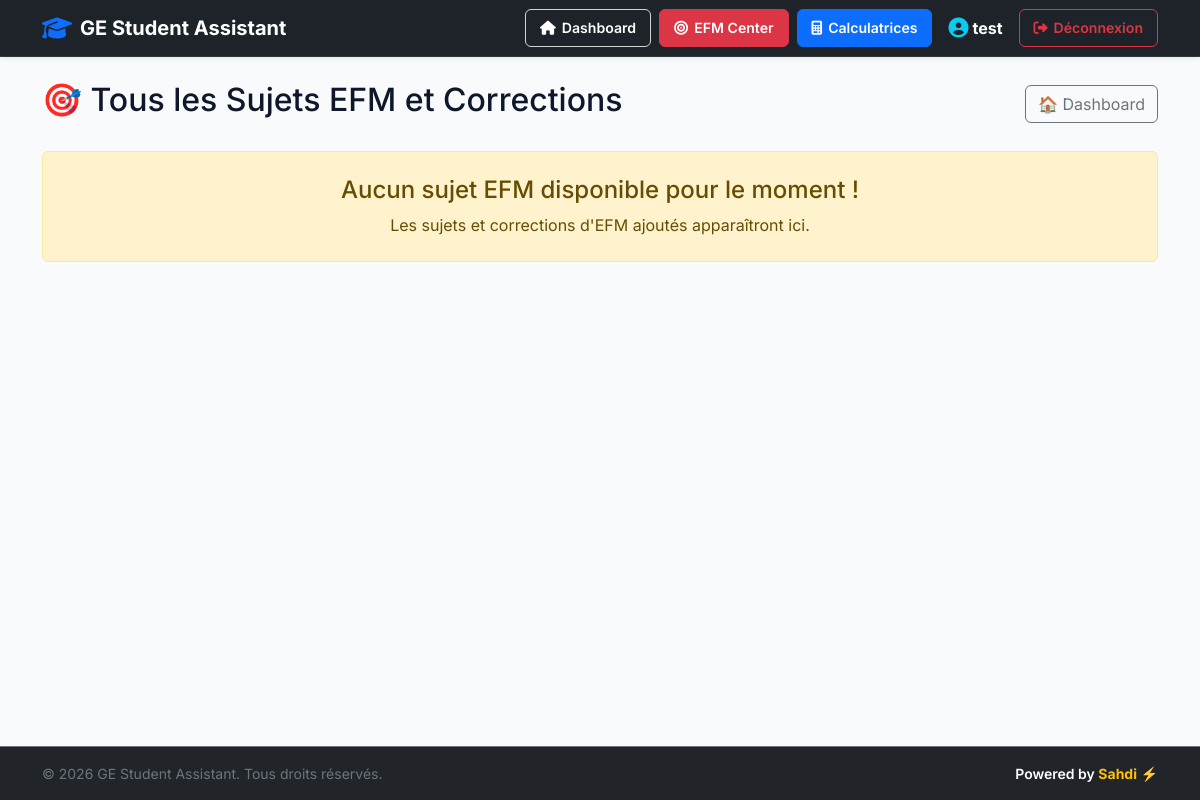
The app's page /all-efms (signed in), older data.
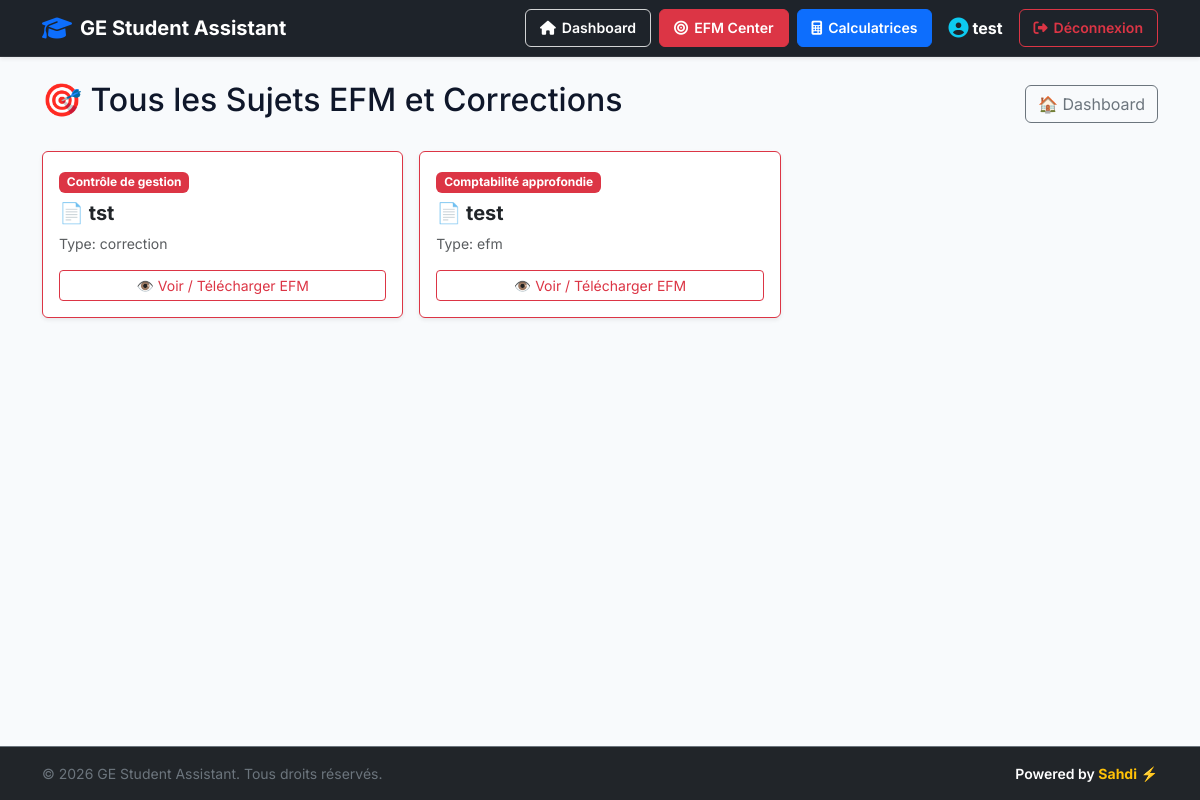
The same page, newer data.
### tables this page shows
CREATE TABLE efm_files (
            id INTEGER PRIMARY KEY AUTOINCREMENT,
            module_id INTEGER NOT NULL,
            title TEXT NOT NULL,
            year TEXT NOT NULL,
            file_type TEXT NOT NULL, -- 'efm' ou 'correction'
            filename TEXT NOT NULL,
            created_at TIMESTAMP DEFAULT CURRENT_TIMESTAMP,
            FOREIGN KEY (module_id) REFERENCES modules(id)
        );

CREATE TABLE modules (
            id INTEGER PRIMARY KEY AUTOINCREMENT,
            name TEXT NOT NULL,
            type TEXT NOT NULL,
            icon TEXT
        );

### app.py (the view)
@app.route("/all-efms")
def all_efms():
    if not g.user:
        return redirect("/login")
    conn = get_db()
    efm_files = conn.execute("""
        SELECT efm_files.*, modules.name as module_name
        FROM efm_files
        LEFT JOIN modules ON efm_files.module_id = modules.id
        ORDER BY efm_files.id DESC
    """).fetchall()
    conn.close()
    return render_template("all_efms.html", efm_files=efm_files)

### app.py (called while the page is built)
def get_db():
    conn = sqlite3.connect("database.db")
    conn.row_factory = sqlite3.Row
    return conn

@app.before_request
def load_logged_in_user():
    user_id = session.get("user_id")
    if user_id is None:
        g.user = None
    else:
        conn = get_db()
        g.user = conn.execute("SELECT * FROM users WHERE id = ?", (user_id,)).fetchone()
        conn.close()

### templates/all_efms.html (shortened to what this page needs)
{% extends "base.html" %}
{% block content %}
<div class="d-flex justify-content-between align-items-center mb-4">
    <h2>🎯 Tous les Sujets EFM et Corrections</h2>
    <a href="/" class="btn btn-outline-secondary">🏠 Dashboard</a>
</div>
{% if efm_files %}
    <div class="row g-3">
        {% for efm in efm_files %}
        <div class="col-md-6 col-lg-4">
            <div class="card shadow-sm h-100 border-danger">
                <div class="card-body d-flex flex-column justify-content-between">
                    <div>
                        <span class="badge bg-danger mb-2">
                            {{ efm['module_name'] if efm['module_name'] else 'EFM General' }}
                        </span>
                        <h5 class="card-title fw-bold text-dark">📄 {{ efm['title'] }}</h5>
                        <p class="card-text text-muted small">
                            Type: {{ efm['file_type'] if efm['file_type'] else 'Sujet / Correction' }}
                        </p>
                    </div>
                    <div class="mt-3">
                        <a href="/uploads/{{ efm['filename'] }}" target="_blank" class="btn btn-sm btn-outline-danger w-100">
                            👁️ Voir / Télécharger EFM
                        </a>
                    </div>
                </div>
            </div>
        </div>
        {% endfor %}
    </div>
{% else %}
    <div class="alert alert-warning text-center py-4">
        <h4>Aucun sujet EFM disponible pour le moment !</h4>
        <p class="mb-0">Les sujets et corrections d'EFM ajoutés apparaîtront ici.</p>
    </div>
{% endif %}
{% endblock %}

Row changes from the older to the newer data that the page shows:
added efm_files: name "Contrôle de gestion", title "tst", file_type "correction"
added efm_files: name "Comptabilité approfondie", title "test", file_type "efm"
Text that changed along with them:
text no longer shown: "Aucun sujet EFM disponible pour le moment ! Les sujets et corrections d'EFM ajoutés apparaîtront ici."
